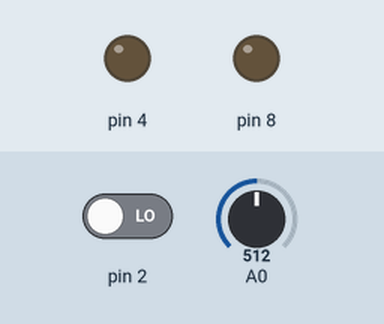
A sketch run on a simulated Arduino Uno, built with avr-gcc and run on an emulated ATmega328P. Shown: output pins drawn as LEDs (lit = HIGH). The test bench sets the inputs (shaded band); at power-on: pin 2 LOW, A0 = 512.

Above: at 1.2 s.
1.3 s: pin 2 driven HIGH
At 5.05 s:
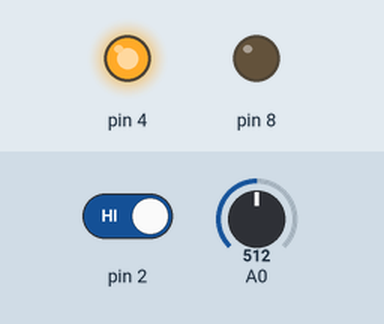
5.4 s: pin 2 driven LOW
At 6.3 s:
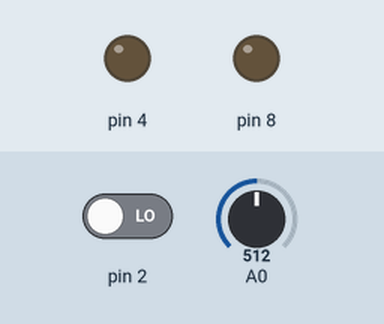
Timing chart, 0 to 8.4 s (numbered marks = the images above; inputs shaded):
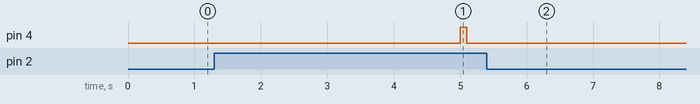

Measured:
- after the input at 1.3 s, pin 4: LOW → HIGH after 3.7 s, → LOW 0.10 s later
- after the input at 5.4 s, pin 4: stays LOW (without the input it goes to HIGH after 3.8 s)

The sketch:

pulse.ino
```cpp
volatile int BPM;                   //심박수 저장하기 위한 변수 선언
volatile int Signal;
volatile int Pulse;
volatile int IBI;

void setup(){
  Serial.begin(115200);
  interruptSetup();     //심박수를 측정하는 함수
  pinMode(2, INPUT);    //버튼을 아두이노 디지털2번핀에 연결하였고, 입력타입으로 사용한다.
  pinMode(4, OUTPUT);   //green led를 아두이노 디지털4번핀에 연결하였고, 출력타입으로 사용한다.
  pinMode(8, OUTPUT);   //red led를 아두이노 디지털8번핀에 연결하였고, 출력타입으로 사용한다.
}

void loop(){
  int x = digitalRead(2);  //버튼이 눌리는지 아닌지 값을 읽어온다. 눌러진다면 1, 아니라면 0이다.
  //Serial.println(x);   //버튼의 값을 출력한다

  int before = BPM;  //대답을 하기 전 심장박동 수

  if( x == 1)   //만약 버튼이 눌렸다면
  {
   delay(3000);    //3초 후
   int after = BPM;    //대답을 한 후 심장박동 수

   if(before == after)    //대답을 하기 전 심장박동 수 와 대답을 한 후 심장박동 수 가 같다면
   {
    //거짓말을 안했다는 뜻
    //green led를 깜빡인다
    digitalWrite(4, HIGH);
    delay(100);
    digitalWrite(4, LOW);
    delay(100);

    }
    else
    {
    //거짓말을 했다는 뜻
    //red led를 깜빡인다
    digitalWrite(8, HIGH);
    delay(100);
    digitalWrite(8, LOW);
    delay(100);
      }
  }
  delay(1000);
}
```

Interrupt.ino
```cpp
volatile int rate[10];                    // array to hold last ten IBI values
volatile unsigned long sampleCounter = 0;          // used to determine pulse timing
volatile unsigned long lastBeatTime = 0;           // used to find IBI
volatile int P =512;                      // used to find peak in pulse wave, seeded
volatile int T = 512;                     // used to find trough in pulse wave, seeded
volatile int thresh = 525;                // used to find instant moment of heart beat, seeded
volatile int amp = 100;                   // used to hold amplitude of pulse waveform, seeded
volatile boolean firstBeat = true;        // used to seed rate array so we startup with reasonable BPM
volatile boolean secondBeat = false;      // used to seed rate array so we startup with reasonable BPM

void interruptSetup(){
  // Initializes Timer2 to throw an interrupt every 2mS.
  TCCR2A = 0x02;     // DISABLE PWM ON DIGITAL PINS 3 AND 11, AND GO INTO CTC MODE
  TCCR2B = 0x06;     // DON'T FORCE COMPARE, 256 PRESCALER
  OCR2A = 0X7C;      // SET THE TOP OF THE COUNT TO 124 FOR 500Hz SAMPLE RATE
  TIMSK2 = 0x02;     // ENABLE INTERRUPT ON MATCH BETWEEN TIMER2 AND OCR2A
  sei();             // MAKE SURE GLOBAL INTERRUPTS ARE ENABLED
}

// THIS IS THE TIMER 2 INTERRUPT SERVICE ROUTINE.
// Timer 2 makes sure that we take a reading every 2 miliseconds
ISR(TIMER2_COMPA_vect){                         // triggered when Timer2 counts to 124
  cli();                                      // disable interrupts while we do this
  Signal = analogRead(0);              // read the Pulse Sensor
  sampleCounter += 2;                         // keep track of the time in mS with this variable
  int N = sampleCounter - lastBeatTime;       // monitor the time since the last beat to avoid noise

    //  find the peak and trough of the pulse wave
  if(Signal < thresh && N > (IBI/5)*3){       // avoid dichrotic noise by waiting 3/5 of last IBI
    if (Signal < T){                        // T is the trough
      T = Signal;                         // keep track of lowest point in pulse wave
    }
  }

  if(Signal > thresh && Signal > P){          // thresh condition helps avoid noise
    P = Signal;                             // P is the peak
  }                                        // keep track of highest point in pulse wave

  //  NOW IT'S TIME TO LOOK FOR THE HEART BEAT
  // signal surges up in value every time there is a pulse
  if (N > 250){                                   // avoid high frequency noise
    if ( (Signal > thresh) && (Pulse == false) && (N > (IBI/5)*3) ) {
      Pulse = true;                               // set the Pulse flag when we think there is a pulse
      IBI = sampleCounter - lastBeatTime;         // measure time between beats in mS
      lastBeatTime = sampleCounter;               // keep track of time for next pulse

      if(secondBeat){                        // if this is the second beat, if secondBeat == TRUE
        secondBeat = false;                  // clear secondBeat flag
        for(int i=0; i<=9; i++){             // seed the running total to get a realisitic BPM at startup
          rate[i] = IBI;
        }
      }

      if(firstBeat){                         // if it's the first time we found a beat, if firstBeat == TRUE
        firstBeat = false;                   // clear firstBeat flag
        secondBeat = true;                   // set the second beat flag
        sei();                               // enable interrupts again
        return;                              // IBI value is unreliable so discard it
      }


      // keep a running total of the last 10 IBI values
      word runningTotal = 0;                  // clear the runningTotal variable

      for(int i=0; i<=8; i++){                // shift data in the rate array
        rate[i] = rate[i+1];                  // and drop the oldest IBI value
        runningTotal += rate[i];              // add up the 9 oldest IBI values
      }

      rate[9] = IBI;                          // add the latest IBI to the rate array
      runningTotal += rate[9];                // add the latest IBI to runningTotal
      runningTotal /= 10;                     // average the last 10 IBI values
      BPM = 60000/runningTotal;               // how many beats can fit into a minute? that's BPM!
      // QS FLAG IS NOT CLEARED INSIDE THIS ISR
    }
  }

  if (Signal < thresh && Pulse == true){   // when the values are going down, the beat is over
//    digitalWrite(blinkPin,LOW);            // turn off pin 13 LED
    Pulse = false;                         // reset the Pulse flag so we can do it again
    amp = P - T;                           // get amplitude of the pulse wave
    thresh = amp/2 + T;                    // set thresh at 50% of the amplitude
    P = thresh;                            // reset these for next time
    T = thresh;
  }

  if (N > 2500){                           // if 2.5 seconds go by without a beat
    thresh = 512;                          // set thresh default
    P = 512;                               // set P default
    T = 512;                               // set T default
    lastBeatTime = sampleCounter;          // bring the lastBeatTime up to date
    firstBeat = true;                      // set these to avoid noise
    secondBeat = false;                    // when we get the heartbeat back
  }

  sei();                                   // enable interrupts when youre done!
}
```
